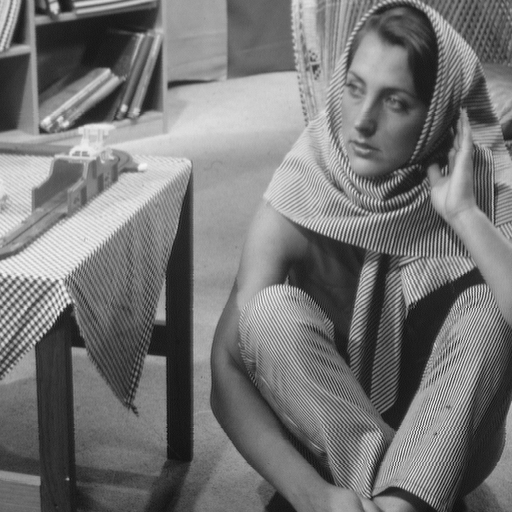
#> input picture 09_Esercitazione /codici miei/barbara.png, 512 x 512 px
$ python Esercitazione9_Filippo_Passerini.py
#> lines starting #> are read from the running program, lines starting #| are printed output that depends on the picture; after the words box and inside, x2 and y2 are one past the last pixel; in counts of white or black regions, pixels touching at a corner belong together
#!/usr/bin/env python3
# -*- coding: utf-8 -*-
"""
Created on Mon May 23 16:20:28 2022

@author: filippopasserini
"""
import time
from  scipy  import fftpack as f
import numpy as np
import matplotlib.pylab as plt
from numpy import mean

start = time.time()
#Esercizio 1
print('\n Esercizio 1 \n')

x=np.array(plt.imread('barbara.png'),dtype='float64')
#> x: shape (512, 512) float64; min 0.0471, max 0.965, mean 0.46
plt.imshow(x,cmap='gray')
plt.show()

def VisFourier(immagine,k):
#> called with k = 0
    trasf=f.fft2(immagine)
    trasf_centrata=f.fftshift(trasf)
    log=np.log(np.abs(trasf_centrata)+1) # +1, perchè senno verrebbero fuori coeff negativi]]]
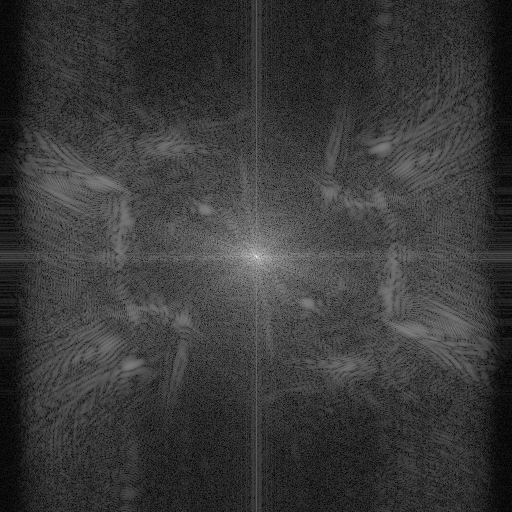
#> log: shape (512, 512) float64; min 0.00828, max 11.7, mean 2.67; drawn with min black and max white
    plt.imshow(np.abs(trasf_centrata))
    if k==0:
        plt.title('no filtraggio')
    elif k==1:
        plt.title('post filtro passa basso')
    elif k==2:
        plt.title('post filtro passa alto')
    elif k==3:
        plt.title('post filtraggio energia media')
    plt.show()
    plt.imshow(log)
    if k==0:
        plt.title('no filtraggio')
    elif k==1:
        plt.title('post filtro passa basso')
    elif k==2:
        plt.title('post filtro passa alto')
    elif k==3:
        plt.title('post filtraggio energia media')
    plt.show()
    return trasf
# coef di maggiore intensità stanno al centro (frequenze basse), tipico delle immagini naturali, che sono piuttosto regolari
# con filtro passa basso quindi, l'immagine sarà circa preservata

k=0 # flag per i plot
X=VisFourier(x,k)


#Esercizio 2
print('\n Esercizio 2 \n')

k=1
def filtro_LP(immagine):
    N=int(immagine.shape[0])
#> N = 512
    n=int(N/4)
#> n = 128
    trasf=f.fftshift(f.fft2(immagine))
    trasf_mod=np.zeros((N,N))
    trasf_mod[n:int(3*n),n:int(3*n)]=np.ones((int(N/2),int(N/2)))
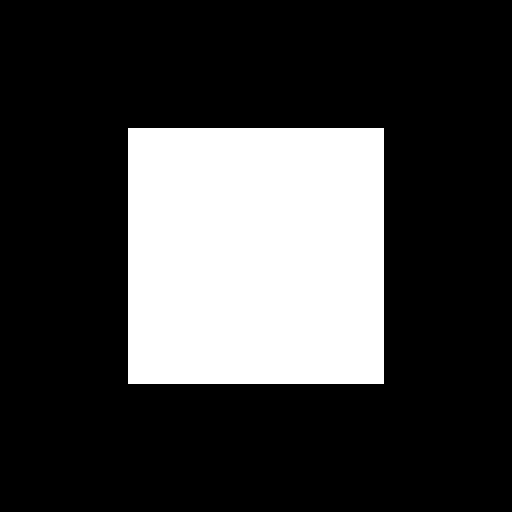
#> trasf_mod: shape (512, 512) float64; values 0 (black) and 1 (white), 25% white; 1 white region, box (x1, y1, x2, y2) and area: (128, 128, 384, 384) 65536
    trasf_mod=np.multiply(trasf_mod,trasf)
    im_filt=f.ifft2(f.ifftshift(trasf_mod))
    plt.imshow(np.real(im_filt),cmap='gray')
    plt.title('post filtro passa basso, 50% frequenze')
    plt.show()
    return im_filt

filtr=filtro_LP(x)
VisFourier(filtr,k)
#> call 2 of VisFourier, with immagine = array of shape (512, 512), k = 1
#> in VisFourier (call 2), `log=np.log(np.abs(trasf_centrata)+1)`:
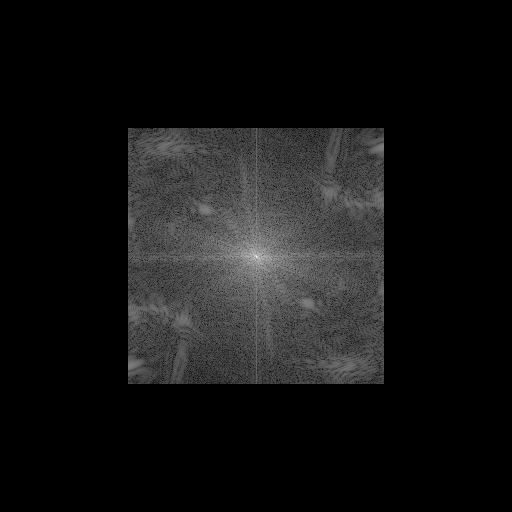
#> log: shape (512, 512) float64; min 0, max 11.7, mean 0.898; drawn with min black and max white

def filtro_LP_alfa(immagine,alfa):
    N=int(immagine.shape[0])
    n=N*(1-alfa)/2
    n_arr=round(n,0)
    m=N-n
    m_arr=round(m,0)
    M=int(np.ceil(N*alfa))
    trasf=f.fftshift(f.fft2(immagine))
    trasf_mod=np.zeros((N,N))
    delta=M-(m_arr-n_arr)
    if delta!=0: # per evitare che dimensioni delle matrici non coincidano a causa di errori numerici
        M=int(M-delta)
    else:
        M=M
    trasf_mod[int(n_arr):int(m_arr),int(n_arr):int(m_arr)]=np.ones((M,M))
    trasf_mod=np.multiply(trasf_mod,trasf)
    im_filt=f.ifft2(f.ifftshift(trasf_mod))
    plt.imshow(np.real(im_filt),cmap='gray')
    plt.title('post filtro passa basso')
    plt.show()
    return im_filt

alfa_vec=np.array([0,0.05,0.1,0.2,0.7])

for ii in range(alfa_vec.shape[0]):
    alfa=alfa_vec[ii]
    filtr_2=filtro_LP_alfa(x,alfa)
    VisFourier(filtr_2,k)


#Esercizio 3
print('\n Esercizio 3 \n')


def filtro_HP_alfa(immagine,alfa):
    N=int(immagine.shape[0])
    n=N*(1-alfa)/2
    n_arr=round(n,0)
    m=N-n
    m_arr=round(m,0)
    M=int(np.ceil(N*alfa))
    trasf=f.fftshift(f.fft2(immagine))
    trasf_mod=np.ones((N,N))
    delta=M-(m_arr-n_arr)
    if delta!=0:
        M=int(M-delta)
    else:
        M=M
    trasf_mod[int(n_arr):int(m_arr),int(n_arr):int(m_arr)]=np.zeros((M,M))
    trasf_mod=np.multiply(trasf_mod,trasf)
    im_filt=f.ifft2(f.ifftshift(trasf_mod))
    plt.imshow(np.real(im_filt),cmap='gray')
    plt.title('post filtro passa alto')
    plt.show()
    return im_filt

k=2
for jj in range(alfa_vec.shape[0]):
    alfa=alfa_vec[jj]
    filtr_3=filtro_HP_alfa(x,alfa)
    VisFourier(filtr_3,k)
#> this loop made 5 passes
#> pass 2, in VisFourier (call 9), `log=np.log(np.abs(trasf_centrata)+1)`:
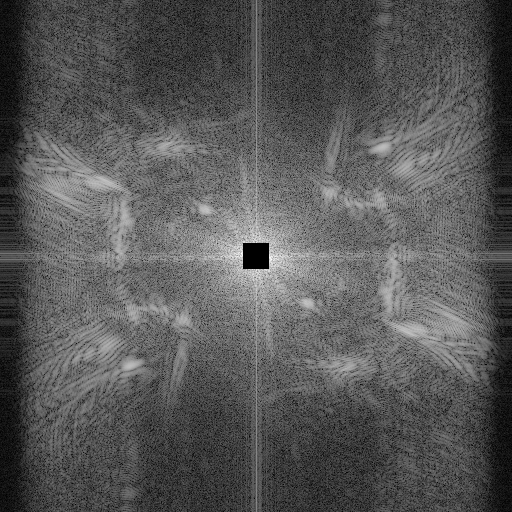
#> log: shape (512, 512) float64; min 0, max 7.69, mean 2.65; drawn with min black and max white
#> pass 3, in VisFourier (call 10), `log=np.log(np.abs(trasf_centrata)+1)`:
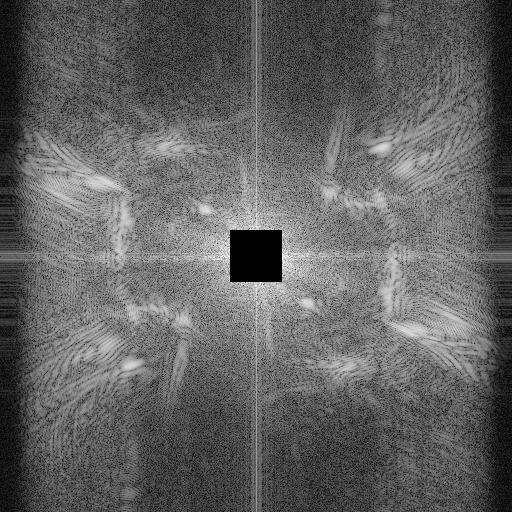
#> log: shape (512, 512) float64; min 0, max 6.73, mean 2.61; drawn with min black and max white

k=3
c=5 # inserire valore qualunque
media=mean(np.abs(X))
#> media = 30.04
soglia=media*c
#> soglia = 150.2
X_en=np.zeros((X.shape[0],X.shape[1]),dtype=complex)
for i in range(0,X.shape[0]):
    for j in range(0,X.shape[1]):
        if np.abs(X[i,j])>soglia:
            X_en[i,j]=X[i,j]

filtr_3=f.ifft2(X_en)
VisFourier(filtr_3,k)
#> in VisFourier (call 13), `log=np.log(np.abs(trasf_centrata)+1)`:
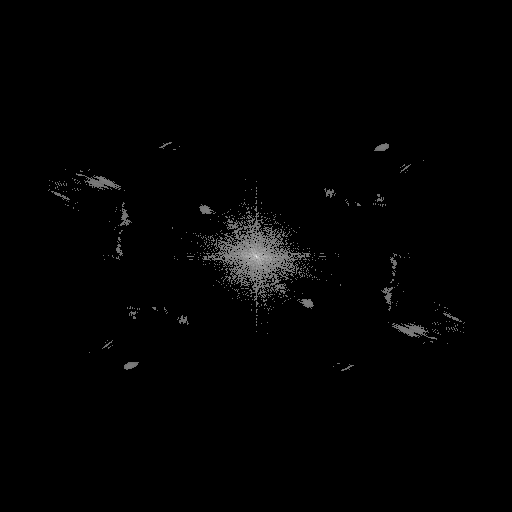
#> log: shape (512, 512) float64; min 0, max 11.7, mean 0.123; drawn with min black and max white
plt.imshow(np.real(filtr_3),cmap='gray')
plt.title('post filtraggio energia media')
plt.show()
end=time.time()

print('il tempo (in s) impiegato dal codice è ',end-start)
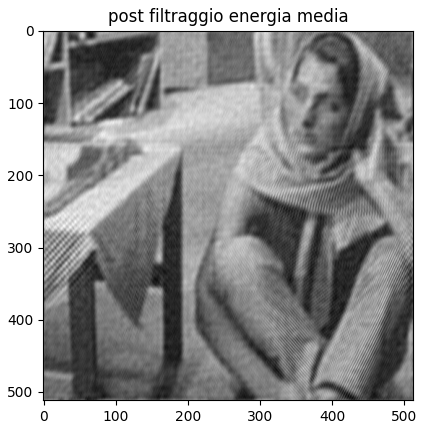
#> figure drawn by matplotlib, 1 panel
